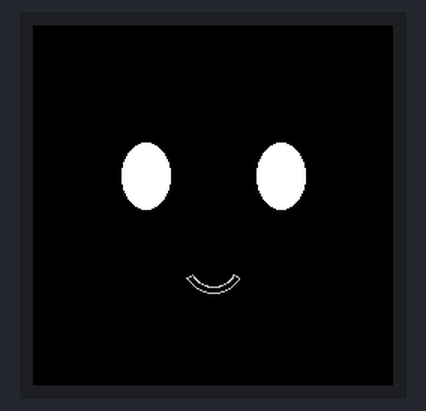
Recording of a sketch running on a simulated ESP32. Shown: 240×240 colour display. What the sketch prints to the serial monitor is not drawn.

Above: at 4.8 s.

Measured:
- what the display in image 0 shows lasts 1.5 s, from 4.8 s to 6.3 s

The sketch:

face_test.ino
```cpp
// 独立点亮测试: 红绿蓝轮流 + 画脸. 屏板 JK071-008, 7pin SPI
#include <Arduino_GFX_Library.h>
#define PIN_DC 4
#define PIN_CS 3
#define PIN_SCK 7
#define PIN_MOSI 9
#define PIN_RES 5

Arduino_DataBus *bus;
Arduino_GC9A01 *gfx;

void setup() {
  Serial.begin(115200);
  delay(2000);
  Serial.println("face_test boot");
  bus = new Arduino_ESP32SPI(PIN_DC, PIN_CS, PIN_SCK, PIN_MOSI, GFX_NOT_DEFINED, HSPI);
  gfx = new Arduino_GC9A01(bus, PIN_RES, 0, true);
  gfx->begin();
  Serial.println("gfx begin done");
  gfx->fillScreen(0xF800); delay(800);
  gfx->fillScreen(0x07E0); delay(800);
  gfx->fillScreen(0x001F); delay(800);
  Serial.println("color test done");
}

void loop() {
  gfx->fillScreen(0x0000);
  gfx->fillEllipse(75, 100, 16, 22, 0xFFFF);
  gfx->fillEllipse(165, 100, 16, 22, 0xFFFF);
  gfx->drawArc(120, 158, 20, 16, 30, 150, 0xC618);
  delay(1500);
  // 眨眼
  gfx->fillRect(50, 70, 140, 60, 0x0000);
  gfx->fillEllipse(75, 100, 16, 3, 0xFFFF);
  gfx->fillEllipse(165, 100, 16, 3, 0xFFFF);
  delay(300);
}
```
